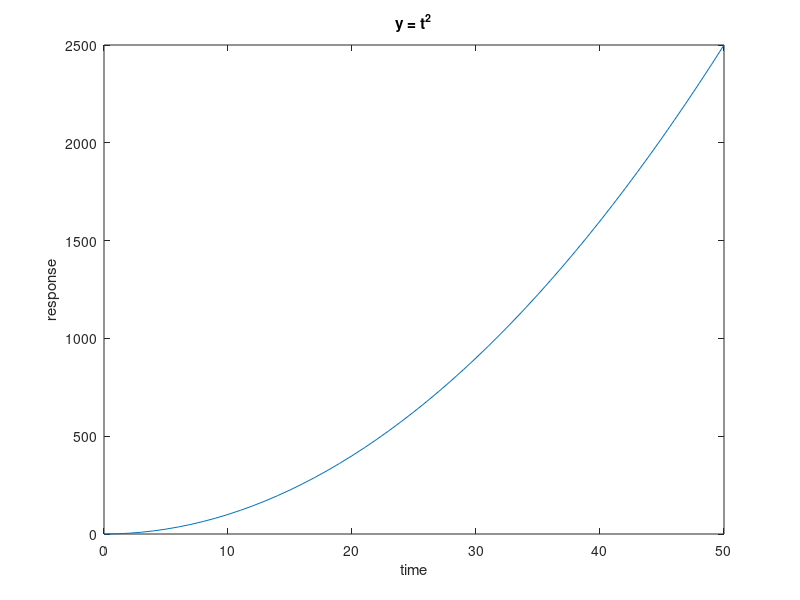

Recreate this plot in MATLAB.
% MATLAB code

t = 0:1:50;
y = t.^2;

% Start the Figure
figure;

mkdir('matlab_frames');

% Creates and saves images in a loop
for i = 1:length(t)
    plot(t(1:i), y(1:i));
    title('y = t^2');
    xlabel('time');
    ylabel('response');
    drawnow; % Updates the figure
    frame = getframe(gcf); % Captures the frame
    im = frame2im(frame); % Converts to image
    filename = ['matlab_frames/frame_' num2str(i) '.png']; % Saves in the correct folder'
    imwrite(im, filename, 'png');
end
